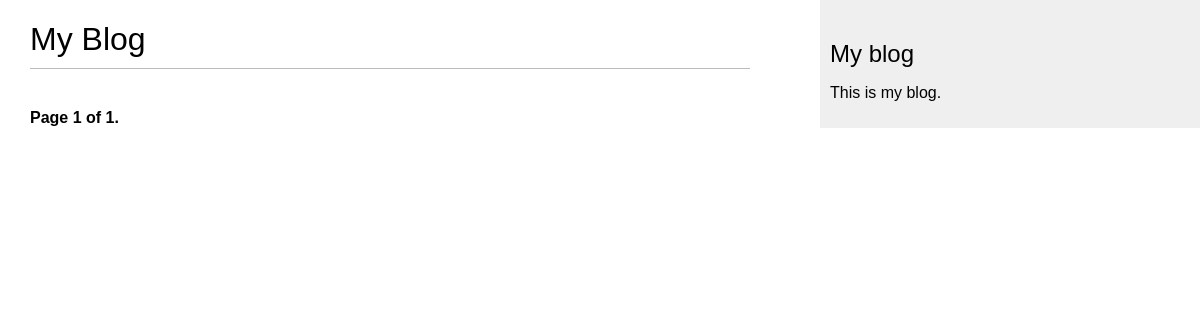
Page /blog/ on the earlier database version.
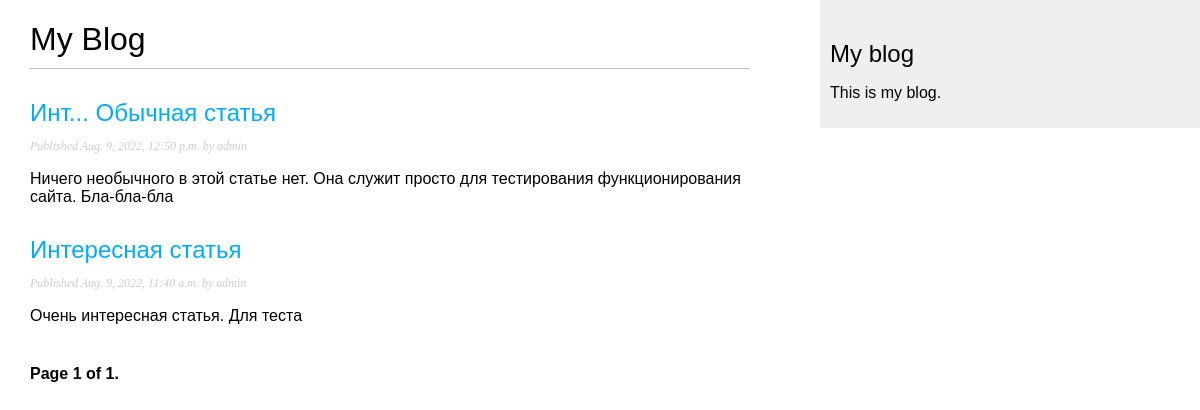
Same page on the later database version.
### blog/models.py (models this page shows, shortened)
class Post(models.Model):
    STATUS_CHOICES = (
        ('draft', 'Draft'),
        ('published', 'Published'),
    )
    title = models.CharField(max_length=250)
    slug = models.SlugField(max_length=250, unique_for_date='publish')
    author = models.ForeignKey(User, on_delete=models.CASCADE,
                               related_name='blog_posts')
    body = models.TextField()
    publish = models.DateTimeField(default=timezone.now)
    created = models.DateTimeField(auto_now_add=True)
    updated = models.DateTimeField(auto_now=True)
    status = models.CharField(max_length=10, choices=STATUS_CHOICES, default='draft')
    objects = models.Manager()
    published = PublishedManager()
    class Meta:
        ordering = ('-publish',)
    def get_absolute_url(self):
        return reverse('blog:post_detail', args=[self.publish.year, self.publish.month, self.publish.day, self.slug])

### blog/views.py (the view)
# urls.py: path('', views.PostListView.as_view(), name='post_list'),
class PostListView(ListView):
    queryset = Post.published.all()
    context_object_name = 'posts'
    paginate_by = 3
    template_name = 'blog/post/list.html'

### blog/templates/blog/post/list.html (shortened to what this page needs)
{% extends "blog/base.html" %}
{% block content %}
    <h1>My Blog</h1>
    {% for post in posts %}
      <h2>
        <a href="{{ post.get_absolute_url }}">{{ post.title }}</a>
      </h2>
    <p class="date">Published {{ post.publish }} by {{ post.author }}</p>
    {{ post.body|truncatewords:30|linebreaks }}
    {% endfor %}
    {% include "pagination.html" with page=page_obj %}
{% endblock %}

Differences in the rows shown:
added Post: title "Инт... Обычная статья", publish "Aug. 9, 2022, 12:50 p.m.", author "admin", body "Ничего необычного в этой статье нет. Она служит просто для тестирования функционирования сайта. Бла-бла-бла"
added Post: title "Интересная статья", publish "Aug. 9, 2022, 11:40 a.m.", author "admin", body "Очень интересная статья. Для теста"
